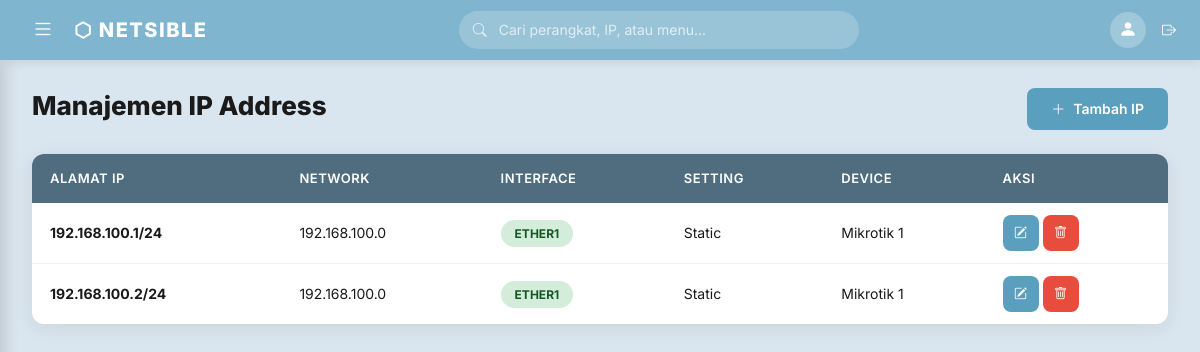
/devices/ (signed in), run on the app's committed database.
### models/ip_address.py (models this page shows, shortened)
class IPAddress(db.Model):
    __tablename__ = 'ip_addresses'
    id = db.Column(db.Integer, primary_key=True)
    address = db.Column(db.String(45), nullable=False)
    network = db.Column(db.String(45), default='')
    interface = db.Column(db.String(50), default='')
    setting = db.Column(db.String(100), default='')
    device_id = db.Column(db.Integer, db.ForeignKey('devices.id'), nullable=True)

### models/device.py (models this page shows, shortened)
class Device(db.Model):
    __tablename__ = 'devices'
    id = db.Column(db.Integer, primary_key=True)
    name = db.Column(db.String(100), nullable=False)
    ip_address = db.Column(db.String(45), nullable=False)
    interface = db.Column(db.String(50), default='ether1')
    model = db.Column(db.String(100), default='')
    serial_number = db.Column(db.String(100), default='')
    mac_address = db.Column(db.String(17), default='')
    routeros_version = db.Column(db.String(20), default='')
    status = db.Column(db.String(10), default='offline')  # online / offline
    uptime = db.Column(db.String(50), default='')
    created_at = db.Column(db.DateTime, default=lambda: datetime.now(timezone.utc))
    updated_at = db.Column(db.DateTime, default=lambda: datetime.now(timezone.utc),
                           onupdate=lambda: datetime.now(timezone.utc))
    ip_addresses = db.relationship('IPAddress', backref='device', lazy=True,
                                   cascade='all, delete-orphan')

### blueprints/devices.py (the view)
@devices_bp.route('/')
@login_required
def device_list():
    ip_addresses = IPAddress.query.all()
    devices = Device.query.order_by(Device.name).all()
    return render_template('devices/list.html', ip_addresses=ip_addresses, devices=devices)

### models/user.py (called while the page is built)
@login_manager.user_loader
def load_user(user_id):
    return User.query.get(int(user_id))

### templates/devices/list.html (shortened to what this page needs)
{% extends "base.html" %}
{% block content %}
<div class="page-header">
    <h1>Manajemen IP Address</h1>
    <button class="btn-netsible btn-primary-n" data-bs-toggle="modal" data-bs-target="#addIpModal">
        <i class="bi bi-plus-lg"></i> Tambah IP
    </button>
</div>
<table class="table-netsible">
    <thead>
        <tr>
            <th>Alamat IP</th>
            <th>Network</th>
            <th>Interface</th>
            <th>Setting</th>
            <th>Device</th>
            <th>Aksi</th>
        </tr>
    </thead>
    <tbody id="ip-table-body">
        {% for ip in ip_addresses %}
        <tr>
            <td><strong>{{ ip.address }}</strong></td>
            <td>{{ ip.network }}</td>
            <td><span class="badge-status badge-online">{{ ip.interface }}</span></td>
            <td>{{ ip.setting }}</td>
            <td>
                {% if ip.device %}
                    {{ ip.device.name }}
                {% else %}
                    <span style="color: #999;">-</span>
                {% endif %}
            </td>
            <td>
                <button class="btn-netsible btn-primary-n btn-icon btn-sm btn-edit-ip" data-id="{{ ip.id }}">
                    <i class="bi bi-pencil-square"></i>
                </button>
                <button class="btn-netsible btn-danger-n btn-icon btn-sm btn-delete-ip" data-id="{{ ip.id }}">
                    <i class="bi bi-trash"></i>
                </button>
            </td>
        </tr>
        {% endfor %}
    </tbody>
</table>
{% endblock %}

### static/css/style.css (style rules this page uses)
:root { --bg-body: #dae6ef; --bg-card: #ffffff; --bg-topbar: #7fb5ce; --bg-sidebar: #3a5a6e; --bg-table-head: #4f6d7e; --color-primary: #5b9fbf; --color-primary-hover: #4a8bab; --color-success: #2ecc40; --color-success-hover: #27ae36; --color-danger: #e74c3c; --color-danger-hover: #c0392b; --color-secondary: #4f6d7e; --color-secondary-hover: #3d5565; --color-warning: #f39c12; --text-primary: #1a1a1a; --text-muted: #6c757d; --text-white: #ffffff; --font-family: 'Inter', sans-serif; --radius-card: 16px; --radius-input: 8px; --radius-btn: 8px; --radius-badge: 20px; --shadow-card: 0 4px 20px rgba(0, 0, 0, 0.08); --shadow-card-hover: 0 8px 30px rgba(0, 0, 0, 0.12); --transition: all 0.25s ease; --topbar-height: 60px; --sidebar-width: 260px; }
*, *::before, *::after { box-sizing: border-box; margin: 0; padding: 0; }
body { font-family: var(--font-family); background: var(--bg-body); color: var(--text-primary); min-height: 100vh; line-height: 1.6; }
.page-header { display: flex; align-items: center; justify-content: space-between; margin-bottom: 24px; flex-wrap: wrap; gap: 12px; }
.page-header h1 { font-size: 26px; font-weight: 800; color: var(--text-primary); }
.table-netsible { width: 100%; border-collapse: separate; border-spacing: 0; border-radius: 12px; overflow: hidden; box-shadow: var(--shadow-card); background: var(--bg-card); }
.table-netsible thead th { background: var(--bg-table-head); color: var(--text-white); padding: 14px 18px; font-size: 13px; font-weight: 600; text-transform: uppercase; letter-spacing: 0.5px; border: none; }
.table-netsible tbody td { padding: 12px 18px; font-size: 14px; border-bottom: 1px solid #eef2f5; vertical-align: middle; }
.table-netsible tbody tr:last-child td { border-bottom: none; }
.badge-status { display: inline-block; padding: 4px 14px; border-radius: var(--radius-badge); font-size: 12px; font-weight: 700; text-transform: uppercase; }
.badge-online { background: #d4edda; color: #155724; }
.btn-netsible { padding: 10px 24px; border: none; border-radius: var(--radius-btn); font-family: var(--font-family); font-size: 14px; font-weight: 600; cursor: pointer; transition: var(--transition); display: inline-flex; align-items: center; gap: 8px; }
.btn-primary-n { background: var(--color-primary); color: var(--text-white); }
.btn-danger-n { background: var(--color-danger); color: var(--text-white); }
.btn-sm { padding: 6px 14px; font-size: 13px; }
.btn-icon { width: 36px; height: 36px; padding: 0; border-radius: 8px; display: inline-flex; align-items: center; justify-content: center; }

### data on the page
IPAddress: address "192.168.100.1/24", network "192.168.100.0", interface "ETHER1", setting "Static", device.name "Mikrotik 1"
IPAddress: address "192.168.100.2/24", network "192.168.100.0", interface "ETHER1", setting "Static", device.name "Mikrotik 1"
